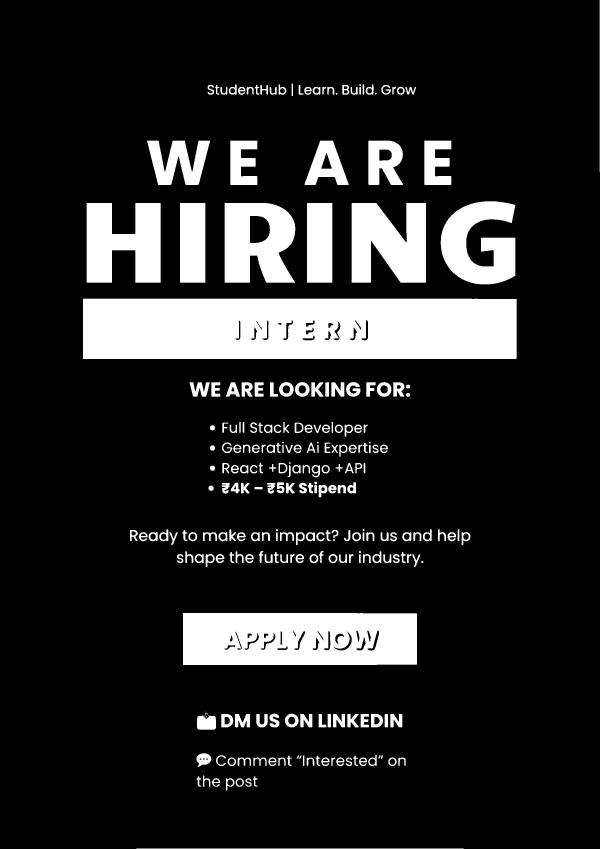
#> input picture uploads/pages/7042747b/normalized_page_1.jpg, 1800 x 2546 px (shown at 1/3 size)
$ python -i preprocess.py   (imports and definitions only)
#> lines starting #> are read from the running program, lines starting #| are printed output that depends on the picture; after the words box and inside, x2 and y2 are one past the last pixel; in counts of white or black regions, pixels touching at a corner belong together
#> further down, picture is the input picture: PIL image 1800x2546 L; min 0, max 255, mean 37.1
import os
import logging
from typing import List, Dict, Any, Optional, Tuple
from pathlib import Path
import tempfile
import uuid
from PIL import Image
import numpy as np

# Try to import required libraries with graceful fallback
try:
    from pdf2image import convert_from_path
    PDF2IMAGE_AVAILABLE = True
except ImportError:
    PDF2IMAGE_AVAILABLE = False

try:
    import cv2
    OPENCV_AVAILABLE = True
except ImportError:
    OPENCV_AVAILABLE = False

# Configure logging
logger = logging.getLogger(__name__)

# Create pages directory if it doesn't exist
# [1 line not run here, left out]

class PreprocessingService:
    """
    Service for document preprocessing including:
    - PDF to image conversion
    - Image normalization
    - Document preparation for OCR and analysis
    """

    # [38 lines left out: function pdf_to_images, not called in this run]

    @staticmethod
    def normalize_image(image: Image.Image, fixed_width: int = 1800) -> Image.Image:
        """
        Normalize image for improved OCR performance

        Args:
            image: PIL Image object to normalize
            fixed_width: Width to resize the image to maintain consistent scale

        Returns:
            Normalized PIL Image
        """
#> called with fixed_width = 1800
        if not OPENCV_AVAILABLE:
            logger.warning("OpenCV not available, performing basic normalization only")
            # Basic normalization (grayscale only)
            if image.mode != 'L':
                image = image.convert('L')
            return image

        logger.info("Normalizing image with OpenCV")

        # Convert PIL image to OpenCV format
        if image.mode != 'RGB':
            image = image.convert('RGB')
        img_array = np.array(image)
        img_cv = cv2.cvtColor(img_array, cv2.COLOR_RGB2BGR)

        # Resize image to fixed width while maintaining aspect ratio
        h, w = img_cv.shape[:2]
#> h = 2546; w = 1800
        aspect_ratio = h / w
#> aspect_ratio = 1.41
        new_height = int(fixed_width * aspect_ratio)
#> new_height = 2546
        img_cv = cv2.resize(img_cv, (fixed_width, new_height), interpolation=cv2.INTER_AREA)

        # Convert to grayscale
        gray = cv2.cvtColor(img_cv, cv2.COLOR_BGR2GRAY)

        # Apply Gaussian blur to reduce noise
        denoised = cv2.GaussianBlur(gray, (3, 3), 0)

        # Deskew image (detect and correct skew angle)
        # This is a placeholder - full deskew implementation would use more complex logic
        # For a production version, you might want to use techniques like Hough Line Transform

        # For now we'll use a simple threshold to improve OCR
        _, binary = cv2.threshold(denoised, 0, 255, cv2.THRESH_BINARY + cv2.THRESH_OTSU)
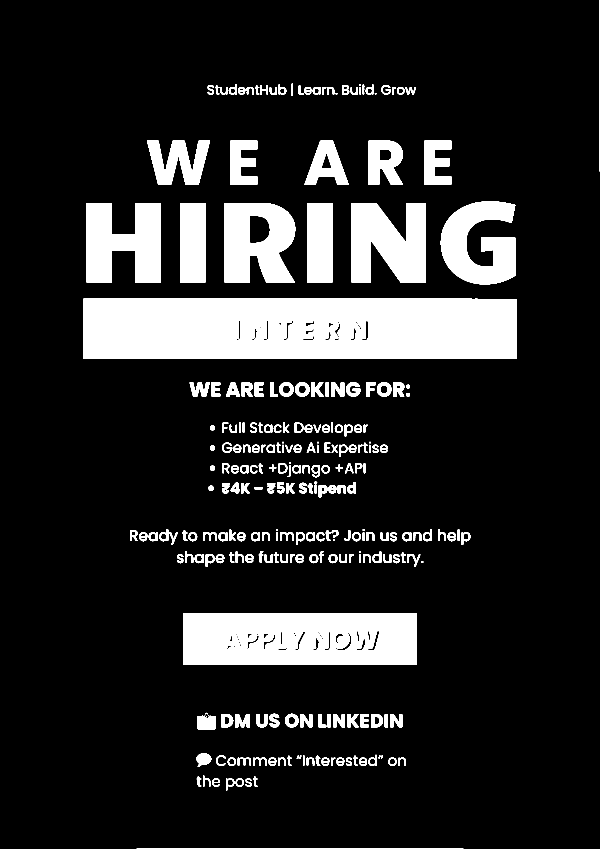
#> binary: shape (2546, 1800) (shown at 1/3 size); 14.5% white; 252 white regions (2 under 20 px), largest, box (x1, y1, x2, y2) and area: (249, 896, 1550, 1077) 232065, (549, 1839, 1251, 1995) 104549, (1055, 609, 1278, 848) 42290

        # Convert back to PIL format
        processed_img = Image.fromarray(binary)

        logger.info("Image normalization complete")
        return processed_img

    # [96 lines left out: function prepare_document, not called in this run]

>>> from PIL import Image
>>> picture = Image.open('../../uploads/pages/7042747b/normalized_page_1.jpg')
>>> result = PreprocessingService().normalize_image(picture)
